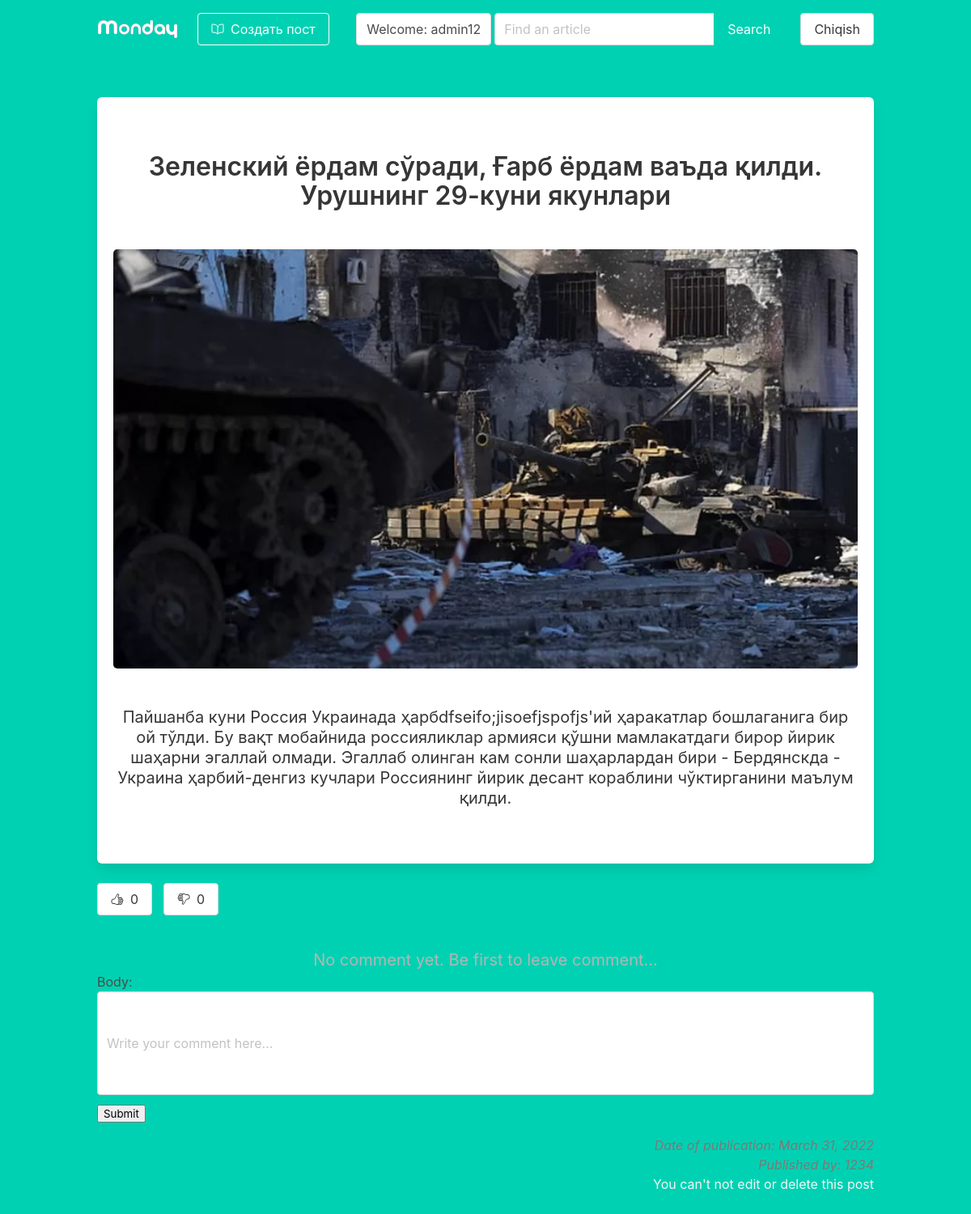
Page /russia_ukraina (signed in) on the committed database.
### post/models.py (models this page shows, shortened)
class Article(models.Model):
    title=models.CharField(max_length=255)
    text=models.TextField()
    slug=models.SlugField(unique=True)
    date=models.DateField(auto_now=True)
    thumb=models.ImageField(blank=True)
    author=models.ForeignKey(User,default=None,on_delete=models.CASCADE)
    likes = models.ManyToManyField(User, related_name='article_likes')
    dislikes = models.ManyToManyField(User, related_name='article_dislikes')
    def __str__(self):
        return self.title
    def total_likes(self):
        return self.likes.count()
    def total_dislikes(self):
        return self.dislikes.count()

### post/views.py (the view, shortened to what this page needs)
# urls.py: path('<slug>', article_detail, name='article_detail'),
def article_detail(request, slug):
    article=Article.objects.get(slug=slug)
    form = CommentForm()
    return render(request, 'article_detail.html', {'article': article, 'form':form})

### post/forms.py
class CommentForm(forms.ModelForm):
    body = forms.CharField(widget=forms.TextInput(attrs={
        'class': 'textarea',
        'size': '40',
        'placeholder': 'Write your comment here...'
    }))
    class Meta:
        model = Comment
        fields = ['body',]

### templates/article_detail.html (shortened to what this page needs)
{% extends 'base.html' %}
{% load static %}
{% block content %}
<div class="container">
    <div class="columns is-centered">
        <div class="column">
            <div class="box">
                <div class="title has-text-dark has-text-centered my-6">{{ article }}</div>
                <img src="{{ article.thumb.url }}" alt="" class="image is-centered"
                    style="min-width: 100%; border-radius: 5px">
                <div class="subtitle has-text-dark has-text-centered my-6">{{ article.text }}</div>
            </div>
        {% if user not in article.likes.all and user not in article.dislikes.all %}
            <div class="columns">
                                <div class="column is-1">
                                    <form action="{% url 'article_like' article.slug %}" method="post" class="has-text-right">
                                        <button type="submit" class="button">
                                            <ion-icon name="thumbs-up-outline"></ion-icon>
                                           <span class="ml-2">{{ article.total_likes }}</span>
                                        </button>
                                    </form>
                                </div>
                                <div class="column is-1">
                                    <form action="{% url 'article_dislike' article.slug %}" method="post" class="has-text-right">
                                        <button type="submit" class="button">
                                            <ion-icon name="thumbs-down-outline"></ion-icon>
                                            <span class="ml-2">{{ article.total_dislikes }}</span>
                                        </button>
                                    </form>
                                </div>
                            </div>
        {% endif %}
{% if not article.comment_set.all %}
                <div class="has-text-centered has-text-grey-light is-size-5 mx-3">
                    No comment yet. Be first to leave comment...
                </div>
                {% endif %}
           <form method="POST" enctype="multipart/form-data" class="comment">
              {{ form }}
             <button type="submit" class="buttun is-success mt-3 is-fullwidth">Submit</button>
           </form>
            <div class="has-text-grey is-size-6 has-text-right is-italic">
                <p class="datetime">Date of publication: {{ article.date }}</p>
                {% if user == article.author %}
                <p class="content">Published by you </p>
                {% else %}
                <p class="content">Published by: {{ article.author }}</p>
                {% endif %}
            </div>
            {% if user == article.author %}
            <div class="has-text-right">
                <a href="{% url 'article_edit' article.slug %}" class="button is-info ">
                    <ion-icon name="create-outline"></ion-icon>
                </a>
                <a href="{% url 'article_delete' article.slug %}" class="button is-danger">
                    <ion-icon name="trash-outline"></ion-icon>
                </a>
            </div>
            {% else %}
            <div class="has-text-right">
                <p class="content has-text-light">
                    You can't not edit or delete this post
                </p>
            </div>
            {% endif %}
        </div>
    </div>
</div>
{% endblock %}

### templates/base.html (shortened to what this page needs)
{% load static %}
<html lang="en">
<head>
    <link rel="stylesheet" href="{% static 'style.css' %}">
    <link rel="stylesheet" href="{% static 'bulma.css' %}">
</head>
<body>
    <section class="hero has-background-primary is-fullheight">
        <div class="hero-head">
            <header class="navbar">
                <div class="container">
                    <div class="navbar-brand">
                        <a class="navbar-item" href="{% url 'article_func' %}">
                            <img src="{% static 'images/monday.svg' %}" width="100" alt="Logo">
                        </a>
                    </div>
                    <div id="navbarMenuHeroC" class="navbar-menu">
                        <div class="navbar-start">
                            {% if user.is_authenticated %}
                            <span class="navbar-item">
                                <a href="{% url 'article_create' %}" class="button is-info is-outlined is-inverted">
                                    <span class="mr-2">
                                        <ion-icon name="book-outline"></ion-icon>
                                    </span>
                                    <span>
                                        Создать пост
                                    </span>
                                </a>
                            </span>
                            {% endif %}
                        </div>
                        <div class="navbar-end">
                            {% if user.is_authenticated %}
                            <a class="navbar-item button my-4 mx-1">
                                Welcome: {{ user }}
                            </a>
                            <form action="{% url 'article_func' %}" method="get">
                                <div class="field has-addons mt-4 mr-2">
                                    <div class="control">
                                        <input class="input" type="search" placeholder="Find an article" name="search">
                                    </div>
                                    <div class="control">
                                        <button class="button is-primary" type="submit">
                                            Search
                                        </button>
                                    </div>
                                </div>
                            </form>
                            <span class="navbar-item">
                                <a href="{% url 'sign_out' %}" class="button is-warming">Chiqish</a>
                            </span>
                            {% else %}
                            <span class="navbar-item">
                                <a href="{% url 'sign_in' %}" class="button is-warming">Kirish</a>
                            </span>
                            {% endif %}
                        </div>
                    </div>
                </div>
            </header>
        </div>
        <div class="hero-body">
            {% block content %}
            {% endblock %}
        </div>
    </section>
</body>
</html>

### rows in the picture
Article: title "Зеленский ёрдам сўради, Ғарб ёрдам ваъда қилди. Урушнинг 29-куни якунлари", thumb (picture), text "Пайшанба куни Россия Украинада ҳарбdfseifo;jisoefjspofjs'ий ҳаракатлар бошлаганига бир ой тўлди. Бу вақт мобайнида россияликлар армияси қўшни мамлакатдаги бирор йирик шаҳарни эгаллай олмади. Эгаллаб олинган кам сонли шаҳарлардан бири - Бердянскда - Украина ҳарбий-денгиз кучлари Россиянинг йирик десант кораблини чўктирганини маълум қилди.", total_likes "0", total_dislikes "0", date "March 31, 2022", author "1234"

### other values in the picture
{{ user }} "admin12"
